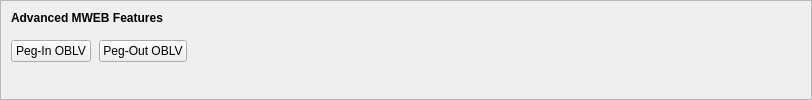
    <widget class="QFrame" name="frameMWEBFeatures">
     <property name="sizePolicy">
      <sizepolicy hsizetype="Expanding" vsizetype="Expanding">
       <horstretch>0</horstretch>
       <verstretch>0</verstretch>
      </sizepolicy>
     </property>
     <property name="maximumSize">
      <size>
       <width>16777215</width>
       <height>16777215</height>
      </size>
     </property>
     <property name="frameShape">
      <enum>QFrame::StyledPanel</enum>
     </property>
     <property name="frameShadow">
      <enum>QFrame::Sunken</enum>
     </property>
     <layout class="QVBoxLayout" name="verticalLayoutMWEBFeatures2">
      <property name="spacing">
       <number>0</number>
      </property>
      <property name="leftMargin">
       <number>0</number>
      </property>
      <property name="topMargin">
       <number>0</number>
      </property>
      <property name="rightMargin">
       <number>0</number>
      </property>
      <property name="bottomMargin">
       <number>6</number>
      </property>
      <item>
       <layout class="QVBoxLayout" name="verticalLayoutMWEBFeatures" stretch="0,0,1">
        <property name="spacing">
         <number>0</number>
        </property>
        <property name="leftMargin">
         <number>10</number>
        </property>
        <property name="topMargin">
         <number>10</number>
        </property>
        <item>
         <layout class="QHBoxLayout" name="horizontalLayoutMWEBFeatures1">
          <property name="bottomMargin">
           <number>15</number>
          </property>
          <item>
           <widget class="QLabel" name="labelMWEBFeatures">
            <property name="sizePolicy">
             <sizepolicy hsizetype="Preferred" vsizetype="Maximum">
              <horstretch>0</horstretch>
              <verstretch>0</verstretch>
             </sizepolicy>
            </property>
            <property name="font">
             <font>
              <weight>75</weight>
              <bold>true</bold>
             </font>
            </property>
            <property name="styleSheet">
             <string notr="true">font-weight:bold;</string>
            </property>
            <property name="text">
             <string>Advanced MWEB Features</string>
            </property>
           </widget>
          </item>
         </layout>
        </item>
        <item>
         <layout class="QHBoxLayout" name="horizontalLayoutMWEBFeatures2" stretch="0,0,0">
          <property name="spacing">
           <number>8</number>
          </property>
          <property name="bottomMargin">
           <number>10</number>
          </property>
          <item>
           <widget class="QPushButton" name="pushButtonMWEBPegIn">
            <property name="styleSheet">
             <string notr="true"/>
            </property>
            <property name="text">
             <string>Peg-In OBLV</string>
            </property>
            <property name="checkable">
             <bool>true</bool>
            </property>
            <property name="autoDefault">
             <bool>false</bool>
            </property>
           </widget>
          </item>
          <item>
           <widget class="QPushButton" name="pushButtonMWEBPegOut">
            <property name="styleSheet">
             <string notr="true"/>
            </property>
            <property name="text">
             <string>Peg-Out OBLV</string>
            </property>
            <property name="checkable">
             <bool>true</bool>
            </property>
            <property name="autoDefault">
             <bool>false</bool>
            </property>
           </widget>
          </item>
          <item>
           <spacer name="horizontalSpacerMWEBFeatures">
            <property name="orientation">
             <enum>Qt::Horizontal</enum>
            </property>
            <property name="sizeHint" stdset="0">
             <size>
              <width>40</width>
              <height>1</height>
             </size>
            </property>
           </spacer>
          </item>
         </layout>
        </item>
        <item>
         <spacer name="verticalSpacerMWEBFeatures">
          <property name="orientation">
           <enum>Qt::Vertical</enum>
          </property>
          <property name="sizeHint" stdset="0">
           <size>
            <width>800</width>
            <height>1</height>
           </size>
          </property>
         </spacer>
        </item>
       </layout>
      </item>
     </layout>
    </widget>
